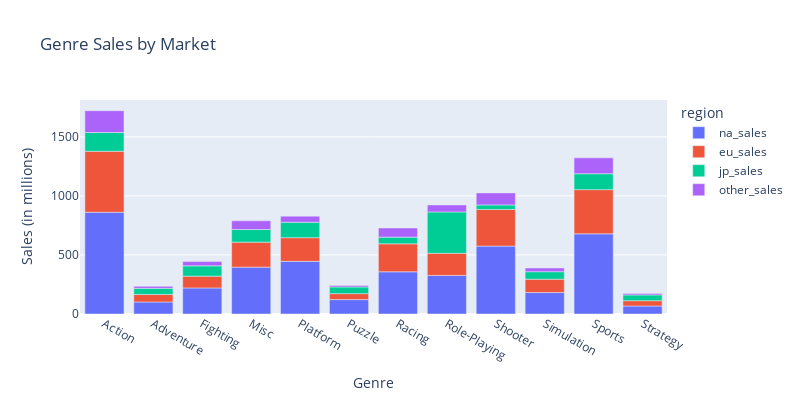

Notebook code for this chart:
### Markdown cell above
Yang terakhir adalah hasil penjualan global tiap genre berdasarkan region

### Code cell
import plotly.express as px

genre_sales_by_region = games.groupby('genre', as_index=False)[['na_sales', 'eu_sales', 'jp_sales', 'other_sales']].sum()

genre_sales_by_region = pd.melt(genre_sales_by_region, id_vars=['genre'],
                                value_vars=['na_sales', 'eu_sales', 'jp_sales', 'other_sales'],
                                var_name='region', value_name='sales')


fig = px.bar(genre_sales_by_region, x='genre', y='sales', color='region',
             title='Genre Sales by Market',
             labels={'sales' : 'Sales (in millions)', 'genre' : 'Genre'},
             width=800, height=400)

fig.show()

### Figure 1 — Plotly figure (JSON) as saved in the notebook; plotly's stock layout.template omitted (floating-point values rounded to 4 significant figures)
{"data": [{"alignmentgroup": "True", "hovertemplate": "region=na_sales<br>Genre=%{x}<br>Sales (in millions)=%{y}<extra></extra>", "legendgroup": "na_sales", "marker": {"color": "#636efa", "pattern": {"shape": ""}}, "name": "na_sales", "offsetgroup": "na_sales", "orientation": "v", "showlegend": true, "textposition": "auto", "type": "bar", "x": ["Action", "Adventure", "Fighting", "Misc", "Platform", "Puzzle", "Racing", "Role-Playing", "Shooter", "Simulation", "Sports", "Strategy"], "xaxis": "x", "y": [861.8, 101.9, 220.7, 396.9, 446.0, 122.0, 357.5, 326.5, 575.2, 181.8, 678.9, 67.83], "yaxis": "y"}, {"alignmentgroup": "True", "hovertemplate": "region=eu_sales<br>Genre=%{x}<br>Sales (in millions)=%{y}<extra></extra>", "legendgroup": "eu_sales", "marker": {"color": "#EF553B", "pattern": {"shape": ""}}, "name": "eu_sales", "offsetgroup": "eu_sales", "orientation": "v", "showlegend": true, "textposition": "auto", "type": "bar", "x": ["Action", "Adventure", "Fighting", "Misc", "Platform", "Puzzle", "Racing", "Role-Playing", "Shooter", "Simulation", "Sports", "Strategy"], "xaxis": "x", "y": [516.5, 63.74, 100, 211.8, 200.7, 50.52, 236.8, 187.6, 310.4, 113.0, 374.4, 44.84], "yaxis": "y"}, {"alignmentgroup": "True", "hovertemplate": "region=jp_sales<br>Genre=%{x}<br>Sales (in millions)=%{y}<extra></extra>", "legendgroup": "jp_sales", "marker": {"color": "#00cc96", "pattern": {"shape": ""}}, "name": "jp_sales", "offsetgroup": "jp_sales", "orientation": "v", "showlegend": true, "textposition": "auto", "type": "bar", "x": ["Action", "Adventure", "Fighting", "Misc", "Platform", "Puzzle", "Racing", "Role-Playing", "Shooter", "Simulation", "Sports", "Strategy"], "xaxis": "x", "y": [158.7, 51.99, 87.15, 106.7, 130.7, 56.68, 56.65, 350.3, 38.18, 63.54, 134.8, 49.1], "yaxis": "y"}, {"alignmentgroup": "True", "hovertemplate": "region=other_sales<br>Genre=%{x}<br>Sales (in millions)=%{y}<extra></extra>", "legendgroup": "other_sales", "marker": {"color": "#ab63fa", "pattern": {"shape": ""}}, "name": "other_sales", "offsetgroup": "other_sales", "orientation": "v", "showlegend": true, "textposition": "auto", "type": "bar", "x": ["Action", "Adventure", "Fighting", "Misc", "Platform", "Puzzle", "Racing", "Role-Playing", "Shooter", "Simulation", "Sports", "Strategy"], "xaxis": "x", "y": [184.9, 16.7, 36.19, 73.92, 51.51, 12.47, 76.85, 59.38, 101.9, 31.36, 134.2, 11.23], "yaxis": "y"}], "layout": {"barmode": "relative", "height": 400, "legend": {"title": {"text": "region"}, "tracegroupgap": 0}, "title": {"text": "Genre Sales by Market"}, "width": 800, "xaxis": {"anchor": "y", "domain": [0, 1], "title": {"text": "Genre"}}, "yaxis": {"anchor": "x", "domain": [0, 1], "title": {"text": "Sales (in millions)"}}}}
